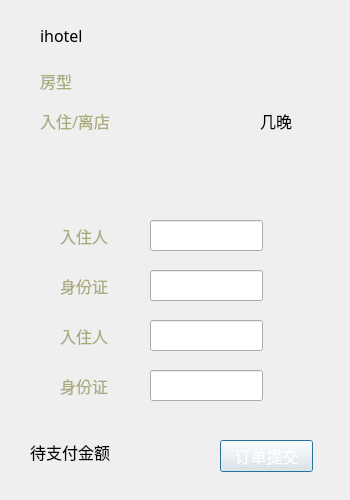
<?xml version="1.0" encoding="UTF-8"?>
<ui version="4.0">
 <class>reservepage</class>
 <widget class="QDialog" name="reservepage">
  <property name="geometry">
   <rect>
    <x>0</x>
    <y>0</y>
    <width>350</width>
    <height>500</height>
   </rect>
  </property>
  <property name="font">
   <font>
    <family>方正姚体</family>
    <pointsize>12</pointsize>
   </font>
  </property>
  <property name="windowTitle">
   <string>Dialog</string>
  </property>
  <widget class="QLabel" name="label">
   <property name="geometry">
    <rect>
     <x>40</x>
     <y>20</y>
     <width>72</width>
     <height>31</height>
    </rect>
   </property>
   <property name="text">
    <string>ihotel</string>
   </property>
  </widget>
  <widget class="QLabel" name="roomtypelabel">
   <property name="geometry">
    <rect>
     <x>40</x>
     <y>60</y>
     <width>161</width>
     <height>41</height>
    </rect>
   </property>
   <property name="palette">
    <palette>
     <active>
      <colorrole role="WindowText">
       <brush brushstyle="SolidPattern">
        <color alpha="255">
         <red>170</red>
         <green>170</green>
         <blue>127</blue>
        </color>
       </brush>
      </colorrole>
      <colorrole role="Text">
       <brush brushstyle="SolidPattern">
        <color alpha="255">
         <red>170</red>
         <green>170</green>
         <blue>127</blue>
        </color>
       </brush>
      </colorrole>
     </active>
     <inactive>
      <colorrole role="WindowText">
       <brush brushstyle="SolidPattern">
        <color alpha="255">
         <red>170</red>
         <green>170</green>
         <blue>127</blue>
        </color>
       </brush>
      </colorrole>
      <colorrole role="Text">
       <brush brushstyle="SolidPattern">
        <color alpha="255">
         <red>170</red>
         <green>170</green>
         <blue>127</blue>
        </color>
       </brush>
      </colorrole>
     </inactive>
     <disabled>
      <colorrole role="WindowText">
       <brush brushstyle="SolidPattern">
        <color alpha="255">
         <red>120</red>
         <green>120</green>
         <blue>120</blue>
        </color>
       </brush>
      </colorrole>
      <colorrole role="Text">
       <brush brushstyle="SolidPattern">
        <color alpha="255">
         <red>120</red>
         <green>120</green>
         <blue>120</blue>
        </color>
       </brush>
      </colorrole>
     </disabled>
    </palette>
   </property>
   <property name="text">
    <string>房型</string>
   </property>
  </widget>
  <widget class="QLabel" name="datelabel">
   <property name="geometry">
    <rect>
     <x>40</x>
     <y>100</y>
     <width>211</width>
     <height>41</height>
    </rect>
   </property>
   <property name="palette">
    <palette>
     <active>
      <colorrole role="WindowText">
       <brush brushstyle="SolidPattern">
        <color alpha="255">
         <red>170</red>
         <green>170</green>
         <blue>127</blue>
        </color>
       </brush>
      </colorrole>
      <colorrole role="Text">
       <brush brushstyle="SolidPattern">
        <color alpha="255">
         <red>170</red>
         <green>170</green>
         <blue>127</blue>
        </color>
       </brush>
      </colorrole>
     </active>
     <inactive>
      <colorrole role="WindowText">
       <brush brushstyle="SolidPattern">
        <color alpha="255">
         <red>170</red>
         <green>170</green>
         <blue>127</blue>
        </color>
       </brush>
      </colorrole>
      <colorrole role="Text">
       <brush brushstyle="SolidPattern">
        <color alpha="255">
         <red>170</red>
         <green>170</green>
         <blue>127</blue>
        </color>
       </brush>
      </colorrole>
     </inactive>
     <disabled>
      <colorrole role="WindowText">
       <brush brushstyle="SolidPattern">
        <color alpha="255">
         <red>120</red>
         <green>120</green>
         <blue>120</blue>
        </color>
       </brush>
      </colorrole>
      <colorrole role="Text">
       <brush brushstyle="SolidPattern">
        <color alpha="255">
         <red>120</red>
         <green>120</green>
         <blue>120</blue>
        </color>
       </brush>
      </colorrole>
     </disabled>
    </palette>
   </property>
   <property name="text">
    <string>入住/离店</string>
   </property>
  </widget>
  <widget class="QLabel" name="dayslabel">
   <property name="geometry">
    <rect>
     <x>260</x>
     <y>100</y>
     <width>72</width>
     <height>41</height>
    </rect>
   </property>
   <property name="text">
    <string>几晚</string>
   </property>
  </widget>
  <widget class="QStackedWidget" name="stackedWidget">
   <property name="geometry">
    <rect>
     <x>50</x>
     <y>190</y>
     <width>251</width>
     <height>221</height>
    </rect>
   </property>
   <property name="currentIndex">
    <number>1</number>
   </property>
   <widget class="QWidget" name="singlepage">
    <widget class="QLineEdit" name="lineEdit">
     <property name="geometry">
      <rect>
       <x>90</x>
       <y>40</y>
       <width>113</width>
       <height>31</height>
      </rect>
     </property>
    </widget>
    <widget class="QLineEdit" name="lineEdit_2">
     <property name="geometry">
      <rect>
       <x>90</x>
       <y>90</y>
       <width>113</width>
       <height>31</height>
      </rect>
     </property>
    </widget>
    <widget class="QLabel" name="label_6">
     <property name="geometry">
      <rect>
       <x>0</x>
       <y>40</y>
       <width>72</width>
       <height>31</height>
      </rect>
     </property>
     <property name="palette">
      <palette>
       <active>
        <colorrole role="WindowText">
         <brush brushstyle="SolidPattern">
          <color alpha="255">
           <red>170</red>
           <green>170</green>
           <blue>127</blue>
          </color>
         </brush>
        </colorrole>
        <colorrole role="Text">
         <brush brushstyle="SolidPattern">
          <color alpha="255">
           <red>170</red>
           <green>170</green>
           <blue>127</blue>
          </color>
         </brush>
        </colorrole>
       </active>
       <inactive>
        <colorrole role="WindowText">
         <brush brushstyle="SolidPattern">
          <color alpha="255">
           <red>170</red>
           <green>170</green>
           <blue>127</blue>
          </color>
         </brush>
        </colorrole>
        <colorrole role="Text">
         <brush brushstyle="SolidPattern">
          <color alpha="255">
           <red>170</red>
           <green>170</green>
           <blue>127</blue>
          </color>
         </brush>
        </colorrole>
       </inactive>
       <disabled>
        <colorrole role="WindowText">
         <brush brushstyle="SolidPattern">
          <color alpha="255">
           <red>120</red>
           <green>120</green>
           <blue>120</blue>
          </color>
         </brush>
        </colorrole>
        <colorrole role="Text">
         <brush brushstyle="SolidPattern">
          <color alpha="255">
           <red>120</red>
           <green>120</green>
           <blue>120</blue>
          </color>
         </brush>
        </colorrole>
       </disabled>
      </palette>
     </property>
     <property name="text">
      <string>入住人</string>
     </property>
    </widget>
    <widget class="QLabel" name="label_7">
     <property name="geometry">
      <rect>
       <x>0</x>
       <y>90</y>
       <width>72</width>
       <height>31</height>
      </rect>
     </property>
     <property name="palette">
      <palette>
       <active>
        <colorrole role="WindowText">
         <brush brushstyle="SolidPattern">
          <color alpha="255">
           <red>170</red>
           <green>170</green>
           <blue>127</blue>
          </color>
         </brush>
        </colorrole>
        <colorrole role="Text">
         <brush brushstyle="SolidPattern">
          <color alpha="255">
           <red>170</red>
           <green>170</green>
           <blue>127</blue>
          </color>
         </brush>
        </colorrole>
       </active>
       <inactive>
        <colorrole role="WindowText">
         <brush brushstyle="SolidPattern">
          <color alpha="255">
           <red>170</red>
           <green>170</green>
           <blue>127</blue>
          </color>
         </brush>
        </colorrole>
        <colorrole role="Text">
         <brush brushstyle="SolidPattern">
          <color alpha="255">
           <red>170</red>
           <green>170</green>
           <blue>127</blue>
          </color>
         </brush>
        </colorrole>
       </inactive>
       <disabled>
        <colorrole role="WindowText">
         <brush brushstyle="SolidPattern">
          <color alpha="255">
           <red>120</red>
           <green>120</green>
           <blue>120</blue>
          </color>
         </brush>
        </colorrole>
        <colorrole role="Text">
         <brush brushstyle="SolidPattern">
          <color alpha="255">
           <red>120</red>
           <green>120</green>
           <blue>120</blue>
          </color>
         </brush>
        </colorrole>
       </disabled>
      </palette>
     </property>
     <property name="text">
      <string>身份证</string>
     </property>
    </widget>
   </widget>
   <widget class="QWidget" name="doublepage">
    <widget class="QLineEdit" name="lineEdit_3">
     <property name="geometry">
      <rect>
       <x>100</x>
       <y>30</y>
       <width>113</width>
       <height>31</height>
      </rect>
     </property>
    </widget>
    <widget class="QLineEdit" name="lineEdit_4">
     <property name="geometry">
      <rect>
       <x>100</x>
       <y>80</y>
       <width>113</width>
       <height>31</height>
      </rect>
     </property>
    </widget>
    <widget class="QLineEdit" name="lineEdit_5">
     <property name="geometry">
      <rect>
       <x>100</x>
       <y>130</y>
       <width>113</width>
       <height>31</height>
      </rect>
     </property>
    </widget>
    <widget class="QLineEdit" name="lineEdit_6">
     <property name="geometry">
      <rect>
       <x>100</x>
       <y>180</y>
       <width>113</width>
       <height>31</height>
      </rect>
     </property>
    </widget>
    <widget class="QLabel" name="label_2">
     <property name="geometry">
      <rect>
       <x>10</x>
       <y>30</y>
       <width>72</width>
       <height>31</height>
      </rect>
     </property>
     <property name="palette">
      <palette>
       <active>
        <colorrole role="WindowText">
         <brush brushstyle="SolidPattern">
          <color alpha="255">
           <red>170</red>
           <green>170</green>
           <blue>127</blue>
          </color>
         </brush>
        </colorrole>
        <colorrole role="Text">
         <brush brushstyle="SolidPattern">
          <color alpha="255">
           <red>170</red>
           <green>170</green>
           <blue>127</blue>
          </color>
         </brush>
        </colorrole>
       </active>
       <inactive>
        <colorrole role="WindowText">
         <brush brushstyle="SolidPattern">
          <color alpha="255">
           <red>170</red>
           <green>170</green>
           <blue>127</blue>
          </color>
         </brush>
        </colorrole>
        <colorrole role="Text">
         <brush brushstyle="SolidPattern">
          <color alpha="255">
           <red>170</red>
           <green>170</green>
           <blue>127</blue>
          </color>
         </brush>
        </colorrole>
       </inactive>
       <disabled>
        <colorrole role="WindowText">
         <brush brushstyle="SolidPattern">
          <color alpha="255">
           <red>120</red>
           <green>120</green>
           <blue>120</blue>
          </color>
         </brush>
        </colorrole>
        <colorrole role="Text">
         <brush brushstyle="SolidPattern">
          <color alpha="255">
           <red>120</red>
           <green>120</green>
           <blue>120</blue>
          </color>
         </brush>
        </colorrole>
       </disabled>
      </palette>
     </property>
     <property name="text">
      <string>入住人</string>
     </property>
    </widget>
    <widget class="QLabel" name="label_3">
     <property name="geometry">
      <rect>
       <x>10</x>
       <y>80</y>
       <width>72</width>
       <height>31</height>
      </rect>
     </property>
     <property name="palette">
      <palette>
       <active>
        <colorrole role="WindowText">
         <brush brushstyle="SolidPattern">
          <color alpha="255">
           <red>170</red>
           <green>170</green>
           <blue>127</blue>
          </color>
         </brush>
        </colorrole>
        <colorrole role="Text">
         <brush brushstyle="SolidPattern">
          <color alpha="255">
           <red>170</red>
           <green>170</green>
           <blue>127</blue>
          </color>
         </brush>
        </colorrole>
       </active>
       <inactive>
        <colorrole role="WindowText">
         <brush brushstyle="SolidPattern">
          <color alpha="255">
           <red>170</red>
           <green>170</green>
           <blue>127</blue>
          </color>
         </brush>
        </colorrole>
        <colorrole role="Text">
         <brush brushstyle="SolidPattern">
          <color alpha="255">
           <red>170</red>
           <green>170</green>
           <blue>127</blue>
          </color>
         </brush>
        </colorrole>
       </inactive>
       <disabled>
        <colorrole role="WindowText">
         <brush brushstyle="SolidPattern">
          <color alpha="255">
           <red>120</red>
           <green>120</green>
           <blue>120</blue>
          </color>
         </brush>
        </colorrole>
        <colorrole role="Text">
         <brush brushstyle="SolidPattern">
          <color alpha="255">
           <red>120</red>
           <green>120</green>
           <blue>120</blue>
          </color>
         </brush>
        </colorrole>
       </disabled>
      </palette>
     </property>
     <property name="text">
      <string>身份证</string>
     </property>
    </widget>
    <widget class="QLabel" name="label_4">
     <property name="geometry">
      <rect>
       <x>10</x>
       <y>130</y>
       <width>72</width>
       <height>31</height>
      </rect>
     </property>
     <property name="palette">
      <palette>
       <active>
        <colorrole role="WindowText">
         <brush brushstyle="SolidPattern">
          <color alpha="255">
           <red>170</red>
           <green>170</green>
           <blue>127</blue>
          </color>
         </brush>
        </colorrole>
        <colorrole role="Text">
         <brush brushstyle="SolidPattern">
          <color alpha="255">
           <red>170</red>
           <green>170</green>
           <blue>127</blue>
          </color>
         </brush>
        </colorrole>
       </active>
       <inactive>
        <colorrole role="WindowText">
         <brush brushstyle="SolidPattern">
          <color alpha="255">
           <red>170</red>
           <green>170</green>
           <blue>127</blue>
          </color>
         </brush>
        </colorrole>
        <colorrole role="Text">
         <brush brushstyle="SolidPattern">
          <color alpha="255">
           <red>170</red>
           <green>170</green>
           <blue>127</blue>
          </color>
         </brush>
        </colorrole>
       </inactive>
       <disabled>
        <colorrole role="WindowText">
         <brush brushstyle="SolidPattern">
          <color alpha="255">
           <red>120</red>
           <green>120</green>
           <blue>120</blue>
          </color>
         </brush>
        </colorrole>
        <colorrole role="Text">
         <brush brushstyle="SolidPattern">
          <color alpha="255">
           <red>120</red>
           <green>120</green>
           <blue>120</blue>
          </color>
         </brush>
        </colorrole>
       </disabled>
      </palette>
     </property>
     <property name="text">
      <string>入住人</string>
     </property>
    </widget>
    <widget class="QLabel" name="label_5">
     <property name="geometry">
      <rect>
       <x>10</x>
       <y>180</y>
       <width>72</width>
       <height>31</height>
      </rect>
     </property>
     <property name="palette">
      <palette>
       <active>
        <colorrole role="WindowText">
         <brush brushstyle="SolidPattern">
          <color alpha="255">
           <red>170</red>
           <green>170</green>
           <blue>127</blue>
          </color>
         </brush>
        </colorrole>
        <colorrole role="Text">
         <brush brushstyle="SolidPattern">
          <color alpha="255">
           <red>170</red>
           <green>170</green>
           <blue>127</blue>
          </color>
         </brush>
        </colorrole>
       </active>
       <inactive>
        <colorrole role="WindowText">
         <brush brushstyle="SolidPattern">
          <color alpha="255">
           <red>170</red>
           <green>170</green>
           <blue>127</blue>
          </color>
         </brush>
        </colorrole>
        <colorrole role="Text">
         <brush brushstyle="SolidPattern">
          <color alpha="255">
           <red>170</red>
           <green>170</green>
           <blue>127</blue>
          </color>
         </brush>
        </colorrole>
       </inactive>
       <disabled>
        <colorrole role="WindowText">
         <brush brushstyle="SolidPattern">
          <color alpha="255">
           <red>120</red>
           <green>120</green>
           <blue>120</blue>
          </color>
         </brush>
        </colorrole>
        <colorrole role="Text">
         <brush brushstyle="SolidPattern">
          <color alpha="255">
           <red>120</red>
           <green>120</green>
           <blue>120</blue>
          </color>
         </brush>
        </colorrole>
       </disabled>
      </palette>
     </property>
     <property name="text">
      <string>身份证</string>
     </property>
    </widget>
   </widget>
  </widget>
  <widget class="QLabel" name="moneylabel">
   <property name="geometry">
    <rect>
     <x>30</x>
     <y>440</y>
     <width>191</width>
     <height>23</height>
    </rect>
   </property>
   <property name="text">
    <string>待支付金额</string>
   </property>
  </widget>
  <widget class="QPushButton" name="pushButton">
   <property name="geometry">
    <rect>
     <x>220</x>
     <y>440</y>
     <width>93</width>
     <height>32</height>
    </rect>
   </property>
   <property name="palette">
    <palette>
     <active>
      <colorrole role="ButtonText">
       <brush brushstyle="SolidPattern">
        <color alpha="255">
         <red>255</red>
         <green>255</green>
         <blue>255</blue>
        </color>
       </brush>
      </colorrole>
     </active>
     <inactive>
      <colorrole role="ButtonText">
       <brush brushstyle="SolidPattern">
        <color alpha="255">
         <red>255</red>
         <green>255</green>
         <blue>255</blue>
        </color>
       </brush>
      </colorrole>
     </inactive>
     <disabled>
      <colorrole role="ButtonText">
       <brush brushstyle="SolidPattern">
        <color alpha="255">
         <red>120</red>
         <green>120</green>
         <blue>120</blue>
        </color>
       </brush>
      </colorrole>
     </disabled>
    </palette>
   </property>
   <property name="text">
    <string>订单提交</string>
   </property>
  </widget>
 </widget>
 <resources/>
 <connections/>
</ui>
